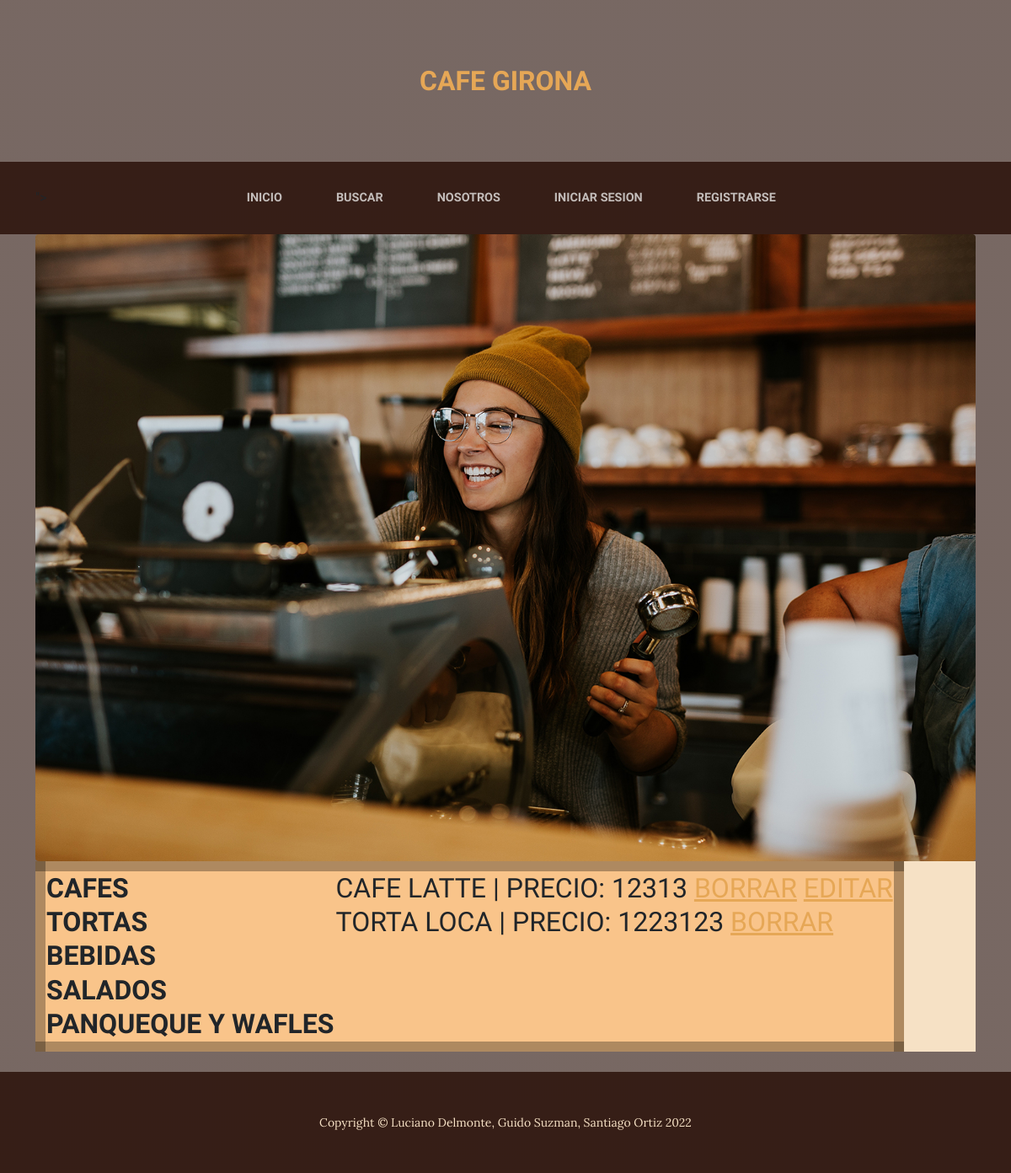
The app's page /menu/, older data.
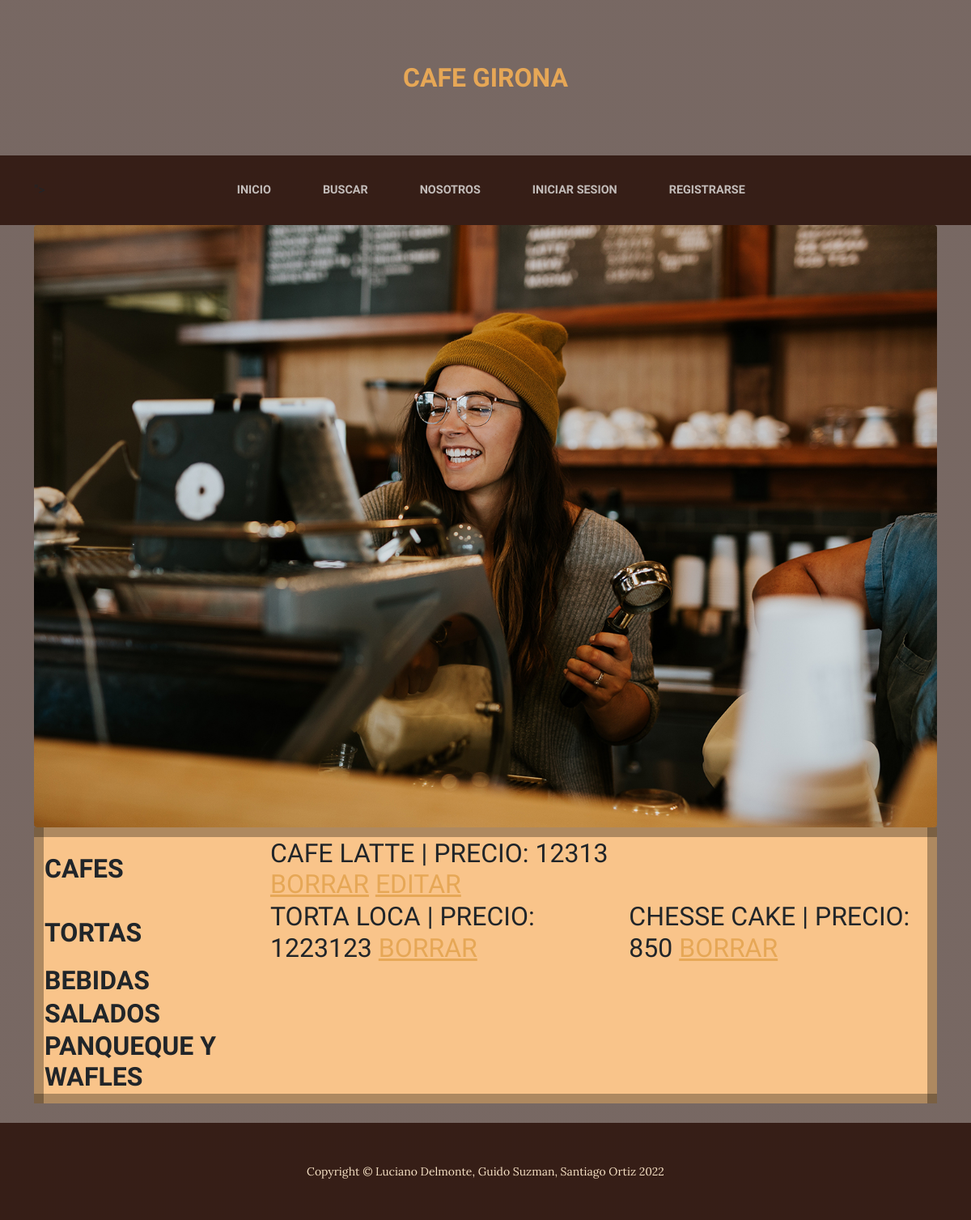
The same page, newer data.
### app_tienda/models.py (models this page shows)
class Cafe(models.Model):
    nombre_cafe =  models.CharField(max_length=50)
    precio = models.IntegerField()
    descripcion = models.CharField(max_length = 100)
    def __str__(self):
        return f"{self.nombre_cafe} | Precio: {self.precio}"

class Torta(models.Model):
    nombre_torta = models.CharField(max_length = 50)
    precio = models.IntegerField()
    descripcion = models.CharField(max_length = 100)
    def __str__(self):
        return f"{self.nombre_torta} | Precio: {self.precio} "

### app_tienda/views.py (the view)
# urls.py: path("menu/", vista_menu_cafes, name= "app_tienda-menu"),
def vista_menu_cafes(request):
    cafes = Cafe.objects.all()
    tortas = Torta.objects.all()
    bebida = Bebidas.objects.all()
    salados = Salados.objects.all()
    pan_waf = Panqueques_Wafles.objects.all()
    contexto = {"cafes": cafes, "tortas": tortas, "bebida": bebida, "salados": salados, "pan_waf": pan_waf}
    return render(request, "app_tienda/menu.html", contexto)

### app_tienda/templates/app_tienda/menu.html (shortened to what this page needs)
{% extends 'app_tienda/menutemplate.html' %}
{% block contenido %}
<table style="background: rgba(255, 128, 0, 0.3); border: 12px solid rgba(0, 0, 0, 0.3);">
    <tr>
        <th>cafes</th>
    {% for c in cafes %}
        <td>{{c}} <a href="{% url 'app_tienda-borrar-menu' c.id %}">Borrar</a> <a href="{% url 'app_tienda-editar-menu' c.id %}">Editar</a></td>
    {% endfor %}
    </tr>
    <tr>
        <th>tortas</th>
    {% for t in tortas %}
        <td>{{t}} <a href="{% url 'app_tienda-borrar-menu-torta' t.id %}">Borrar</a></td>
    {% endfor %}
    </tr>
    <tr>
        <th>bebidas</th>
    </tr>
    <tr>
        <th>salados</th>
    </tr>
    <tr>
        <th>Panqueque y wafles</th>
    </tr>
</table>
{% endblock %}

Row changes from the older to the newer data that the page shows:
added Torta: nombre_torta+precio "CHESSE CAKE | PRECIO: 850"
